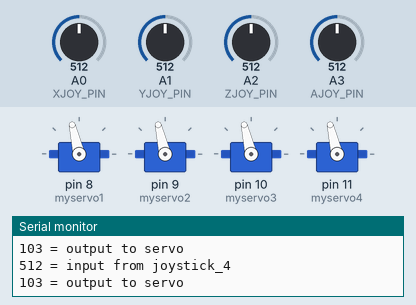
Bench run of a sketch on a simulated Arduino Uno, built with avr-gcc and run on an emulated ATmega328P. Parts: 4 × servo, the last lines printed to the serial monitor. The test bench sets the inputs (shaded band); at power-on: A3 (AJOY_PIN) = 512, A0 (XJOY_PIN) = 512, A1 (YJOY_PIN) = 512, A2 (ZJOY_PIN) = 512.

Above: at 1.8 s.
1.9 s: A3 (AJOY_PIN) set to 470
At 2.8 s:
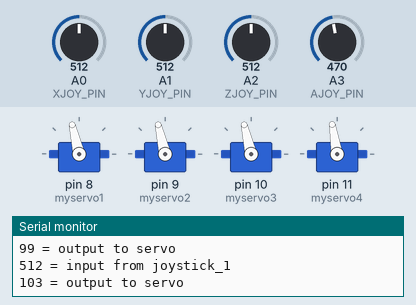
5.6 s: A0 (XJOY_PIN) set to 716
At 7.0 s:
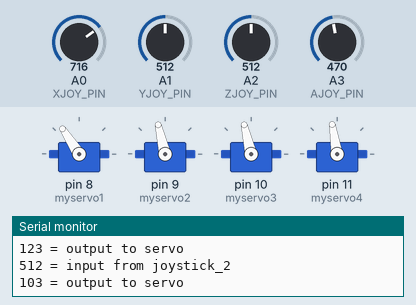
7.3 s: A1 (YJOY_PIN) set to 486
At 8.8 s:
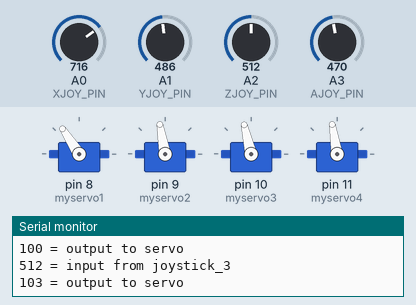
11.0 s: A1 (YJOY_PIN) set to 471
At 12.5 s:
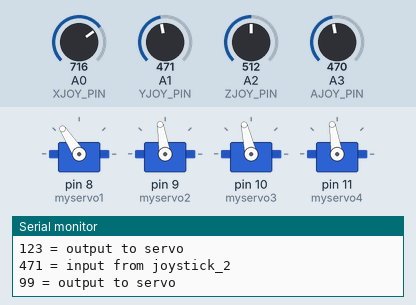
13.1 s: A2 (ZJOY_PIN) set to 716
At 14.1 s:
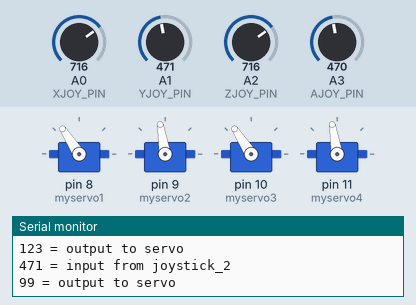
14.9 s: A3 (AJOY_PIN) set to 716
At 15.8 s:
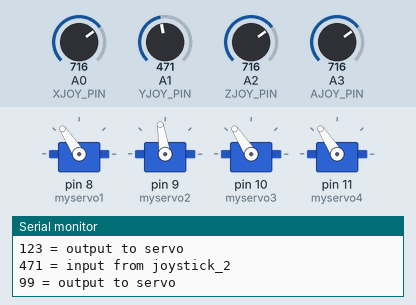
Timing chart, 0 to 17.7 s (numbered marks = the images above; inputs shaded):
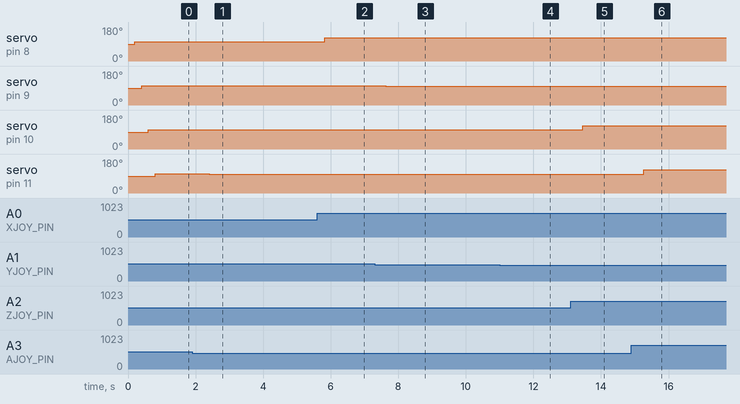

The sketch:

Servo_Control_Robotic_ARM_Two_contol_four_joystick.ino
```cpp
#include <Servo.h>
#define SERVO_PIN1 8
#define SERVO_PIN2 9
#define XJOY_PIN A0                  //X axis reading from joystick will go into analog pin A1
#define YJOY_PIN A1                  //X axis reading from joystick will go into analog pin A1
#define SERVO_PIN3 10
#define SERVO_PIN4 11
#define XJOY_PIN A0                  //X axis reading from joystick will go into analog pin A1
#define YJOY_PIN A1
#define ZJOY_PIN A2                  //X axis reading from joystick will go into analog pin A1
#define AJOY_PIN A3
Servo myservo1 ;
Servo myservo2 ;
Servo myservo3 ;
Servo myservo4 ;
void setup()
{
  //Servo 1
 Serial.begin(9600);
 myservo1.attach(8);
 //Servo 2
 myservo2.attach(9);
  myservo3.attach(10);
 //Servo 2
 myservo4.attach(11);
}

void loop()
{
 delay(200);
 int joystickXVal = analogRead(XJOY_PIN) ;  //read joystick input on pin A1
 Serial.print(joystickXVal);                //print the value from A1
 Serial.println(" = input from joystick_1");  //print "=input from joystick" next to the value
 Serial.print((joystickXVal+520)/10);       //print a from A1 calculated, scaled value
 Serial.println(" = output to servo");      //print "=output to servo" next to the value
 Serial.println() ;
 myservo1.write((joystickXVal+520)/10);      //write the calculated value to the servo
delay(200);
 int joystickYVal = analogRead(YJOY_PIN) ;  //read joystick input on pin A1
 Serial.print(joystickYVal);                //print the value from A1
 Serial.println(" = input from joystick_2");  //print "=input from joystick" next to the value
 Serial.print((joystickYVal+520)/10);       //print a from A1 calculated, scaled value
 Serial.println(" = output to servo");      //print "=output to servo" next to the value
 Serial.println() ;
  myservo2.write((joystickYVal+520)/10);
 delay(200);
      //write the calculated value to the servo
 int joystickZVal = analogRead(ZJOY_PIN) ;  //read joystick input on pin A1
 Serial.print(joystickZVal);                //print the value from A1
 Serial.println(" = input from joystick_3");  //print "=input from joystick" next to the value
 Serial.print((joystickZVal+520)/10);       //print a from A1 calculated, scaled value
 Serial.println(" = output to servo");      //print "=output to servo" next to the value
 Serial.println() ;
 myservo3.write((joystickZVal+520)/10);      //write the calculated value to the servo
 delay(200);
      //write the calculated value to the servo
 int joystickAVal = analogRead(AJOY_PIN) ;  //read joystick input on pin A1
 Serial.print(joystickAVal);                //print the value from A1
 Serial.println(" = input from joystick_4");  //print "=input from joystick" next to the value
 Serial.print((joystickAVal+520)/10);       //print a from A1 calculated, scaled value
 Serial.println(" = output to servo");      //print "=output to servo" next to the value
 Serial.println() ;
 myservo4.write((joystickAVal+520)/10);      //write the calculated value to the servo
}
```

Measured:
- after the input at 1.9 s, servo on pin 11 (myservo4): 103° → 99° after 0.51 s
- after the input at 5.6 s, servo on pin 8 (myservo1): 103° → 123° after 0.23 s
- after the input at 7.3 s, servo on pin 9 (myservo2): 103° → 100° after 0.33 s
- after the input at 11.0 s, servo on pin 9 (myservo2): 100° → 99° after 0.65 s
- after the input at 13.1 s, servo on pin 10 (myservo3): 103° → 123° after 0.36 s
- after the input at 14.9 s, servo on pin 11 (myservo4): 99° → 123° after 0.37 s
